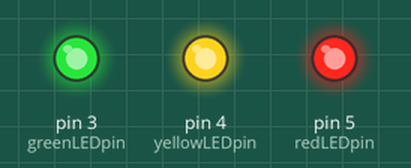
A sketch run on a simulated Arduino Uno, built with avr-gcc and run on an emulated ATmega328P. Parts: output pins drawn as LEDs (lit = HIGH).

Above: at 0.1 s.
Timing chart, 0 to 1.6 s (numbered marks = the images above):
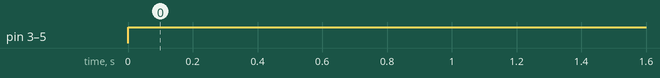

Measured:
- by itself, pin 3 (greenLEDpin), pin 4 (yellowLEDpin), pin 5 (redLEDpin): LOW → HIGH at 0.00 s

The sketch:

basic-traffic-light.ino
```cpp
// set the pin numbers
const int greenLEDpin = 3;
const int yellowLEDpin = 4;
const int redLEDpin = 5;


void setup() {
// set the LED pins as outputs
pinMode(greenLEDpin, OUTPUT);
pinMode(yellowLEDpin, OUTPUT);
pinMode(redLEDpin, OUTPUT);
}

void loop() {
// put your main code here, to run repeatedly:
digitalWrite(greenLEDpin, HIGH); // Turn the green LED (on pin 3) ON
digitalWrite(yellowLEDpin, HIGH); // Turn the yellow LED (on pin 4) ON
digitalWrite(redLEDpin, HIGH); // Turn the red LED (on pin 5) ON
}
```
